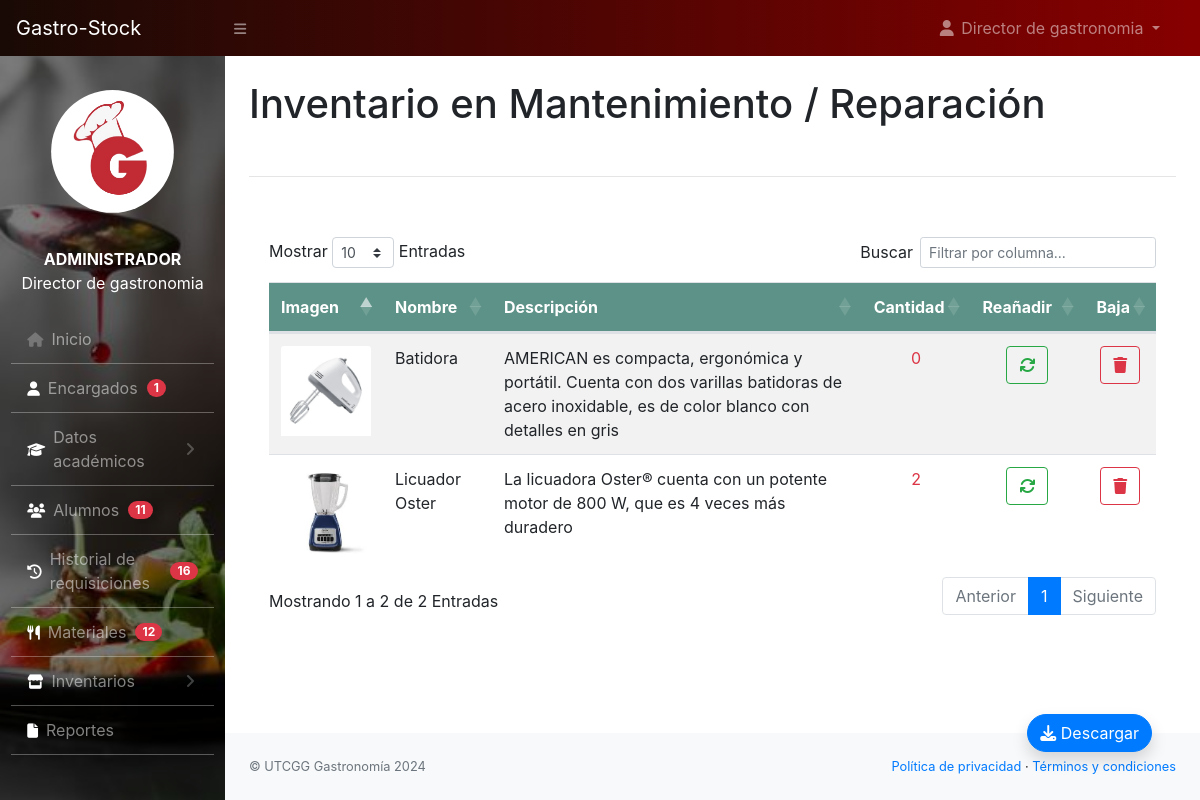
Screenshot of /administrador/inv_mantenimiento.php (signed in) with the database file from the repository.
### tables this page shows
CREATE TABLE `articulos_reparacion` (
  `id` int(11) NOT NULL,
  `articulo_reparacion` int(11) NOT NULL,
  `cantidad` int(11) NOT NULL
);

CREATE TABLE `articulos` (
  `id_articulo` int(11) NOT NULL,
  `nombre` varchar(255) NOT NULL,
  `cantidad` int(11) NOT NULL,
  `descripcion` varchar(500) NOT NULL,
  `imagen` varchar(255) NOT NULL,
  `tipo` enum('donativo','adquirido','donativo / adquirido') NOT NULL,
  `estatus` enum('activo','eliminado') DEFAULT NULL
);

### administrador/inv_mantenimiento.php (the view, shortened to what this page needs)
<?php
    include_once('../conf/config.php');
?>
<!DOCTYPE html>
<html lang="en">
<head>
    <link rel="stylesheet" href="https://cdn.jsdelivr.net/npm/bootstrap@4.6.2/dist/css/bootstrap.min.css">
        <link href="../css/styles.css" rel="stylesheet" />
        <link rel="stylesheet" href="../css/estilo-nav.css">
        <link href="https://cdn.datatables.net/1.10.20/css/dataTables.bootstrap4.min.css" rel="stylesheet" />
        <link rel="stylesheet" href="https://cdnjs.cloudflare.com/ajax/libs/font-awesome/6.5.1/css/all.min.css" />
</head>
<body class="sb-nav-fixed">
    <?php
        include_once("navbar.php");
    ?>
    <div id="layoutSidenav_content">
                <main>
                    <div class="container-fluid">
                        <h1 class="mt-4">Inventario en Mantenimiento / Reparación</h1>
                        <br>
                        <hr>
                        <br>
                        <div class="card mb-4" style="border: none">
                            <div class="card-body">
                                <div class="table-responsive">
                                    <table class="table table-hover table-striped" id="dataTable" width="100%" cellspacing="0">
                                        <thead style="background-color:#5C9287 ;color: #fff;">
                                            <tr>
                                                <th>Imagen</th>
                                                <th>Nombre</th>
                                                <th>Descripción</th>
                                                <th>Cantidad</th>
                                                <th>Reañadir</th>
                                                <th>Baja</th>
                                            </tr>
                                        </thead>
                                        <tbody>
                                            <?php
          $sql = "SELECT articulos_reparacion.cantidad AS cantidad_reparacion,articulos_reparacion.*,articulos.cantidad AS cantidad_articulos,articulos.* FROM articulos_reparacion INNER JOIN articulos ON articulos_reparacion.articulo_reparacion = articulos.id_articulo WHERE articulos.estatus ='activo' ";
          $result = $con -> query($sql);
          $i = 1;
          if($result ->num_rows > 0){
            while($row = $result ->fetch_assoc()) { ?>
              <tr>
                  <td>
    <?php
    $ruta1 = "php_action/" . htmlspecialchars($row['imagen']);
    $ruta2 = "../encargado/php_action/" . htmlspecialchars($row['imagen']);
    if (file_exists($ruta1)) {
        $rutaImagen = $ruta1;
    } elseif (file_exists($ruta2)) {
        $rutaImagen = $ruta2;
    }
    ?>
    <img src="<?php echo htmlspecialchars($rutaImagen); ?>" class="card-img-top" alt="Imagen" style="width: 90px; height: 90px; margin: auto;">
</td>
                  <td><?php echo ucfirst($row['nombre'])?></td>
                  <td><?php echo ucfirst($row['descripcion'])?></td>
                    <td>
                    <div class="container-fluid text-center">
                      <a href="#" class="text-danger" data-toggle="modal" data-target="#exampleModal2_<?php echo $i ?>"><?php echo $row['cantidad_reparacion'] ?></a></div>
                   </td>
                  <td>
  <div class="container-fluid text-center">
                    <button type="button" class="btn btn-outline-success" data-toggle="modal" data-target="#exampleModal4_<?php echo $i ?>">
  <i class="fa-solid fa-arrows-rotate"></i>
</button></div>
                  </td>
                  <td class="text-center">
                    <button type="button" class="btn btn-outline-danger" data-toggle="modal" data-target="#exampleModal6_<?php echo $i ?>">
  <i class="fa-solid fa-trash"></i>
</button>
                  </td>
              </tr>
             <?php  $i++;
            }
          } else{
            echo "<tr> <td colspan='6'> <center>No existen materiales en mantenimiento o reparación</center></td></tr>";
          }
        ?>
                    </tbody>
                  </table>
                </div>
              </div>
            </div>
          </div>
          <br>
          <br>
          <br>
          <div class="d-flex container-fluid justify-content-end fixed-bottom p-5" >
        <a href="fpdf186/inv_mantenimiento.php"><button type="button" class="btn btn-primary shadow " style="border-radius: 50px;"><i class="fa-solid fa-download"></i> Descargar</button></a>
      </div>
        </main>
        <?php include_once('footer.php'); ?>
</body>
</html>

### rows the page displays
articulos_reparacion: articulo_reparacion.imagen (picture), articulo_reparacion.nombre "Batidora", articulo_reparacion.descripcion "AMERICAN es compacta, ergonómica y portátil. Cuenta con dos varillas batidoras de acero inoxidable, es de color blanco con detalles en gris", cantidad "0"
articulos_reparacion: articulo_reparacion.imagen (picture), articulo_reparacion.nombre "Licuador Oster", articulo_reparacion.descripcion "La licuadora Oster® cuenta con un potente motor de 800 W, que es 4 veces más duradero", cantidad "2"

### other values shown
$nombre "Director de gastronomia"
$tipo_usuario "ADMINISTRADOR"
$row['total'] "1"
$row['total'] "11"
$row['total'] "16"
$row['total'] "12"
